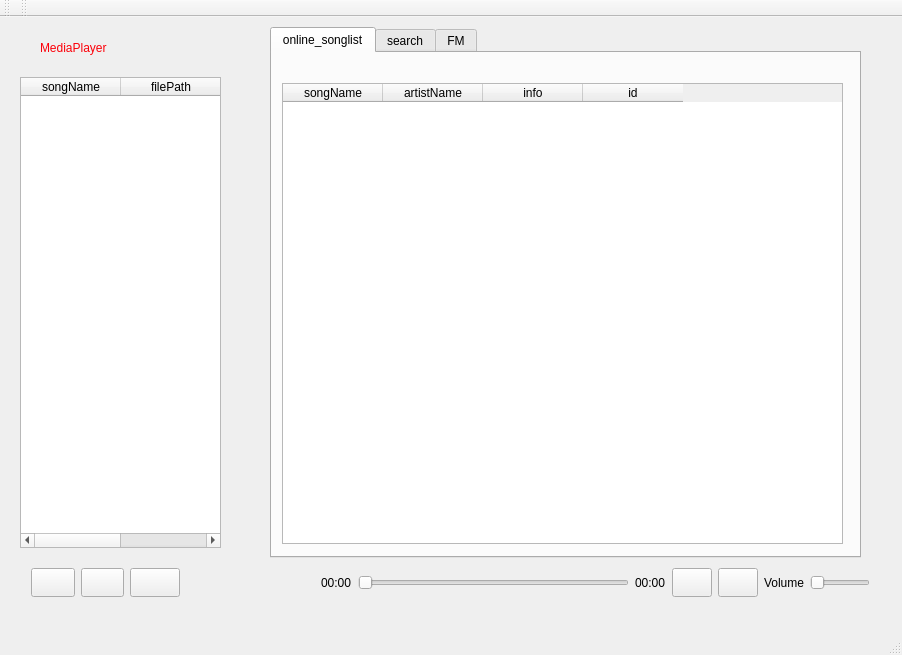
<?xml version="1.0" encoding="UTF-8"?>
<ui version="4.0">
 <class>ourplayer</class>
 <widget class="QMainWindow" name="ourplayer">
  <property name="geometry">
   <rect>
    <x>0</x>
    <y>0</y>
    <width>902</width>
    <height>655</height>
   </rect>
  </property>
  <property name="windowTitle">
   <string>MainWindow</string>
  </property>
  <property name="styleSheet">
   <string notr="true"/>
  </property>
  <widget class="QWidget" name="centralWidget">
   <widget class="QTableWidget" name="tableWidget_local">
    <property name="geometry">
     <rect>
      <x>20</x>
      <y>60</y>
      <width>201</width>
      <height>471</height>
     </rect>
    </property>
    <property name="contextMenuPolicy">
     <enum>Qt::ActionsContextMenu</enum>
    </property>
    <column>
     <property name="text">
      <string>songName</string>
     </property>
    </column>
    <column>
     <property name="text">
      <string>filePath</string>
     </property>
    </column>
   </widget>
   <widget class="QWidget" name="layoutWidget">
    <property name="geometry">
     <rect>
      <x>310</x>
      <y>540</y>
      <width>571</width>
      <height>51</height>
     </rect>
    </property>
    <layout class="QHBoxLayout" name="horizontalLayout" stretch="1,9,1,1,0,1,2">
     <item>
      <widget class="QLabel" name="lblTimeElsp">
       <property name="text">
        <string>00:00</string>
       </property>
      </widget>
     </item>
     <item>
      <widget class="QSlider" name="SeekSlider">
       <property name="orientation">
        <enum>Qt::Horizontal</enum>
       </property>
      </widget>
     </item>
     <item>
      <widget class="QLabel" name="lblTimeRemaining_2">
       <property name="text">
        <string>00:00</string>
       </property>
      </widget>
     </item>
     <item>
      <widget class="QPushButton" name="btn_shuffle">
       <property name="maximumSize">
        <size>
         <width>50</width>
         <height>50</height>
        </size>
       </property>
       <property name="text">
        <string/>
       </property>
       <property name="icon">
        <iconset>
         <normaloff>image/shuffle.png</normaloff>image/shuffle.png</iconset>
       </property>
      </widget>
     </item>
     <item>
      <widget class="QPushButton" name="btn_repeat">
       <property name="maximumSize">
        <size>
         <width>50</width>
         <height>50</height>
        </size>
       </property>
       <property name="text">
        <string/>
       </property>
       <property name="icon">
        <iconset>
         <normaloff>image/repeat.png</normaloff>image/repeat.png</iconset>
       </property>
      </widget>
     </item>
     <item>
      <widget class="QLabel" name="lblTimeRemaining">
       <property name="text">
        <string>Volume</string>
       </property>
      </widget>
     </item>
     <item>
      <widget class="QSlider" name="volumeSlider">
       <property name="orientation">
        <enum>Qt::Horizontal</enum>
       </property>
      </widget>
     </item>
    </layout>
   </widget>
   <widget class="QWidget" name="layoutWidget">
    <property name="geometry">
     <rect>
      <x>20</x>
      <y>540</y>
      <width>171</width>
      <height>51</height>
     </rect>
    </property>
    <layout class="QHBoxLayout" name="horizontalLayout_2">
     <item>
      <widget class="QPushButton" name="btn_pre">
       <property name="sizePolicy">
        <sizepolicy hsizetype="Expanding" vsizetype="Expanding">
         <horstretch>0</horstretch>
         <verstretch>0</verstretch>
        </sizepolicy>
       </property>
       <property name="maximumSize">
        <size>
         <width>50</width>
         <height>50</height>
        </size>
       </property>
       <property name="accessibleDescription">
        <string/>
       </property>
       <property name="styleSheet">
        <string notr="true"/>
       </property>
       <property name="text">
        <string/>
       </property>
       <property name="icon">
        <iconset>
         <normaloff>image/skip-previous-circle.png</normaloff>image/skip-previous-circle.png</iconset>
       </property>
       <property name="iconSize">
        <size>
         <width>25</width>
         <height>25</height>
        </size>
       </property>
      </widget>
     </item>
     <item>
      <widget class="QPushButton" name="btn_play">
       <property name="sizePolicy">
        <sizepolicy hsizetype="Expanding" vsizetype="Expanding">
         <horstretch>0</horstretch>
         <verstretch>0</verstretch>
        </sizepolicy>
       </property>
       <property name="maximumSize">
        <size>
         <width>50</width>
         <height>50</height>
        </size>
       </property>
       <property name="styleSheet">
        <string notr="true"/>
       </property>
       <property name="text">
        <string/>
       </property>
       <property name="icon">
        <iconset>
         <normaloff>image/play.png</normaloff>
         <selectedon>image/暂停.png</selectedon>image/play.png</iconset>
       </property>
       <property name="iconSize">
        <size>
         <width>30</width>
         <height>30</height>
        </size>
       </property>
      </widget>
     </item>
     <item>
      <widget class="QPushButton" name="btn_next">
       <property name="sizePolicy">
        <sizepolicy hsizetype="Maximum" vsizetype="Preferred">
         <horstretch>50</horstretch>
         <verstretch>0</verstretch>
        </sizepolicy>
       </property>
       <property name="maximumSize">
        <size>
         <width>50</width>
         <height>50</height>
        </size>
       </property>
       <property name="focusPolicy">
        <enum>Qt::NoFocus</enum>
       </property>
       <property name="styleSheet">
        <string notr="true"/>
       </property>
       <property name="text">
        <string/>
       </property>
       <property name="icon">
        <iconset>
         <normaloff>image/skip-next-circle.png</normaloff>image/skip-next-circle.png</iconset>
       </property>
       <property name="iconSize">
        <size>
         <width>25</width>
         <height>25</height>
        </size>
       </property>
      </widget>
     </item>
    </layout>
   </widget>
   <widget class="QTabWidget" name="table">
    <property name="geometry">
     <rect>
      <x>270</x>
      <y>10</y>
      <width>591</width>
      <height>531</height>
     </rect>
    </property>
    <property name="currentIndex">
     <number>0</number>
    </property>
    <widget class="QWidget" name="tab_3">
     <attribute name="title">
      <string>online_songlist</string>
     </attribute>
     <widget class="QTableWidget" name="tableWidget_schRes_2">
      <property name="geometry">
       <rect>
        <x>10</x>
        <y>30</y>
        <width>561</width>
        <height>461</height>
       </rect>
      </property>
      <property name="focusPolicy">
       <enum>Qt::TabFocus</enum>
      </property>
      <property name="lineWidth">
       <number>4</number>
      </property>
      <property name="selectionMode">
       <enum>QAbstractItemView::ExtendedSelection</enum>
      </property>
      <property name="showGrid">
       <bool>false</bool>
      </property>
      <property name="gridStyle">
       <enum>Qt::SolidLine</enum>
      </property>
      <column>
       <property name="text">
        <string>songName</string>
       </property>
      </column>
      <column>
       <property name="text">
        <string>artistName</string>
       </property>
      </column>
      <column>
       <property name="text">
        <string>info</string>
       </property>
      </column>
      <column>
       <property name="text">
        <string>id</string>
       </property>
      </column>
     </widget>
    </widget>
    <widget class="QWidget" name="tab">
     <attribute name="title">
      <string>search</string>
     </attribute>
     <widget class="QTableWidget" name="tableWidget_schRes">
      <property name="geometry">
       <rect>
        <x>10</x>
        <y>30</y>
        <width>561</width>
        <height>461</height>
       </rect>
      </property>
      <property name="focusPolicy">
       <enum>Qt::TabFocus</enum>
      </property>
      <property name="lineWidth">
       <number>4</number>
      </property>
      <property name="selectionMode">
       <enum>QAbstractItemView::ExtendedSelection</enum>
      </property>
      <property name="showGrid">
       <bool>false</bool>
      </property>
      <property name="gridStyle">
       <enum>Qt::SolidLine</enum>
      </property>
      <column>
       <property name="text">
        <string>songName</string>
       </property>
      </column>
      <column>
       <property name="text">
        <string>artistName</string>
       </property>
      </column>
      <column>
       <property name="text">
        <string>info</string>
       </property>
      </column>
      <column>
       <property name="text">
        <string>id</string>
       </property>
      </column>
     </widget>
     <widget class="QLineEdit" name="input_key">
      <property name="geometry">
       <rect>
        <x>10</x>
        <y>0</y>
        <width>201</width>
        <height>21</height>
       </rect>
      </property>
      <property name="text">
       <string>搜索</string>
      </property>
     </widget>
    </widget>
    <widget class="QWidget" name="tab_2">
     <attribute name="title">
      <string>FM</string>
     </attribute>
     <widget class="QWidget" name="layoutWidget">
      <property name="geometry">
       <rect>
        <x>0</x>
        <y>40</y>
        <width>591</width>
        <height>441</height>
       </rect>
      </property>
      <layout class="QGridLayout" name="gridLayout">
       <item row="2" column="3">
        <widget class="QPushButton" name="yuzhong_yueyu">
         <property name="sizePolicy">
          <sizepolicy hsizetype="Minimum" vsizetype="Expanding">
           <horstretch>0</horstretch>
           <verstretch>0</verstretch>
          </sizepolicy>
         </property>
         <property name="maximumSize">
          <size>
           <width>120</width>
           <height>120</height>
          </size>
         </property>
         <property name="styleSheet">
          <string notr="true"/>
         </property>
         <property name="text">
          <string>粤语</string>
         </property>
        </widget>
       </item>
       <item row="1" column="2">
        <widget class="QPushButton" name="xinqing_huankuai">
         <property name="sizePolicy">
          <sizepolicy hsizetype="Minimum" vsizetype="Expanding">
           <horstretch>0</horstretch>
           <verstretch>0</verstretch>
          </sizepolicy>
         </property>
         <property name="maximumSize">
          <size>
           <width>120</width>
           <height>120</height>
          </size>
         </property>
         <property name="styleSheet">
          <string notr="true"/>
         </property>
         <property name="text">
          <string>欢快</string>
         </property>
        </widget>
       </item>
       <item row="1" column="3">
        <widget class="QPushButton" name="fengge_xiaoqingxin">
         <property name="sizePolicy">
          <sizepolicy hsizetype="Minimum" vsizetype="Expanding">
           <horstretch>0</horstretch>
           <verstretch>0</verstretch>
          </sizepolicy>
         </property>
         <property name="maximumSize">
          <size>
           <width>120</width>
           <height>120</height>
          </size>
         </property>
         <property name="styleSheet">
          <string notr="true"/>
         </property>
         <property name="text">
          <string>小清新</string>
         </property>
        </widget>
       </item>
       <item row="1" column="0">
        <widget class="QPushButton" name="shiguang_lvxing">
         <property name="sizePolicy">
          <sizepolicy hsizetype="Minimum" vsizetype="Expanding">
           <horstretch>0</horstretch>
           <verstretch>0</verstretch>
          </sizepolicy>
         </property>
         <property name="maximumSize">
          <size>
           <width>120</width>
           <height>120</height>
          </size>
         </property>
         <property name="styleSheet">
          <string notr="true"/>
         </property>
         <property name="text">
          <string>旅行</string>
         </property>
        </widget>
       </item>
       <item row="0" column="3">
        <widget class="QPushButton" name="shiguang_90hou">
         <property name="sizePolicy">
          <sizepolicy hsizetype="Minimum" vsizetype="Expanding">
           <horstretch>0</horstretch>
           <verstretch>0</verstretch>
          </sizepolicy>
         </property>
         <property name="maximumSize">
          <size>
           <width>120</width>
           <height>120</height>
          </size>
         </property>
         <property name="styleSheet">
          <string notr="true"/>
         </property>
         <property name="text">
          <string>90后</string>
         </property>
        </widget>
       </item>
       <item row="0" column="1">
        <widget class="QPushButton" name="tuijian_wangluo">
         <property name="sizePolicy">
          <sizepolicy hsizetype="Minimum" vsizetype="Expanding">
           <horstretch>0</horstretch>
           <verstretch>0</verstretch>
          </sizepolicy>
         </property>
         <property name="maximumSize">
          <size>
           <width>120</width>
           <height>120</height>
          </size>
         </property>
         <property name="styleSheet">
          <string notr="true"/>
         </property>
         <property name="text">
          <string>网络推荐</string>
         </property>
        </widget>
       </item>
       <item row="2" column="0">
        <widget class="QPushButton" name="xinqing_qingge">
         <property name="sizePolicy">
          <sizepolicy hsizetype="Minimum" vsizetype="Expanding">
           <horstretch>0</horstretch>
           <verstretch>0</verstretch>
          </sizepolicy>
         </property>
         <property name="maximumSize">
          <size>
           <width>120</width>
           <height>120</height>
          </size>
         </property>
         <property name="styleSheet">
          <string notr="true"/>
         </property>
         <property name="text">
          <string>情歌</string>
         </property>
        </widget>
       </item>
       <item row="0" column="2">
        <widget class="QPushButton" name="tuijian_suibiantingting">
         <property name="sizePolicy">
          <sizepolicy hsizetype="Minimum" vsizetype="Expanding">
           <horstretch>0</horstretch>
           <verstretch>0</verstretch>
          </sizepolicy>
         </property>
         <property name="maximumSize">
          <size>
           <width>120</width>
           <height>120</height>
          </size>
         </property>
         <property name="styleSheet">
          <string notr="true"/>
         </property>
         <property name="text">
          <string>随便听听</string>
         </property>
        </widget>
       </item>
       <item row="1" column="1">
        <widget class="QPushButton" name="fengge_yaogun">
         <property name="sizePolicy">
          <sizepolicy hsizetype="Minimum" vsizetype="Expanding">
           <horstretch>0</horstretch>
           <verstretch>0</verstretch>
          </sizepolicy>
         </property>
         <property name="maximumSize">
          <size>
           <width>120</width>
           <height>120</height>
          </size>
         </property>
         <property name="styleSheet">
          <string notr="true"/>
         </property>
         <property name="text">
          <string>摇滚</string>
         </property>
        </widget>
       </item>
       <item row="2" column="2">
        <widget class="QPushButton" name="yuzhong_riyu">
         <property name="sizePolicy">
          <sizepolicy hsizetype="Minimum" vsizetype="Expanding">
           <horstretch>0</horstretch>
           <verstretch>0</verstretch>
          </sizepolicy>
         </property>
         <property name="maximumSize">
          <size>
           <width>120</width>
           <height>120</height>
          </size>
         </property>
         <property name="styleSheet">
          <string notr="true"/>
         </property>
         <property name="text">
          <string>日语</string>
         </property>
        </widget>
       </item>
       <item row="2" column="1">
        <widget class="QPushButton" name="yuzhong_huayu">
         <property name="sizePolicy">
          <sizepolicy hsizetype="Minimum" vsizetype="Expanding">
           <horstretch>0</horstretch>
           <verstretch>0</verstretch>
          </sizepolicy>
         </property>
         <property name="maximumSize">
          <size>
           <width>120</width>
           <height>120</height>
          </size>
         </property>
         <property name="styleSheet">
          <string notr="true"/>
         </property>
         <property name="text">
          <string>华语</string>
         </property>
        </widget>
       </item>
       <item row="0" column="0">
        <widget class="QPushButton" name="btn_billboard">
         <property name="sizePolicy">
          <sizepolicy hsizetype="Minimum" vsizetype="Expanding">
           <horstretch>0</horstretch>
           <verstretch>0</verstretch>
          </sizepolicy>
         </property>
         <property name="maximumSize">
          <size>
           <width>120</width>
           <height>120</height>
          </size>
         </property>
         <property name="styleSheet">
          <string notr="true"/>
         </property>
         <property name="text">
          <string>公告牌</string>
         </property>
        </widget>
       </item>
      </layout>
     </widget>
    </widget>
   </widget>
   <widget class="QLabel" name="label_4">
    <property name="geometry">
     <rect>
      <x>40</x>
      <y>10</y>
      <width>131</width>
      <height>41</height>
     </rect>
    </property>
    <property name="styleSheet">
     <string notr="true">font: 24pt &quot;.SF NS Text&quot;;
color: rgb(252, 0, 9);</string>
    </property>
    <property name="text">
     <string>MediaPlayer</string>
    </property>
   </widget>
   <widget class="QLabel" name="picture">
    <property name="geometry">
     <rect>
      <x>231</x>
      <y>544</y>
      <width>41</width>
      <height>41</height>
     </rect>
    </property>
    <property name="text">
     <string/>
    </property>
   </widget>
  </widget>
  <widget class="QMenuBar" name="menuBar">
   <property name="geometry">
    <rect>
     <x>0</x>
     <y>0</y>
     <width>902</width>
     <height>26</height>
    </rect>
   </property>
  </widget>
  <widget class="QToolBar" name="mainToolBar">
   <attribute name="toolBarArea">
    <enum>TopToolBarArea</enum>
   </attribute>
   <attribute name="toolBarBreak">
    <bool>false</bool>
   </attribute>
  </widget>
  <widget class="QStatusBar" name="statusBar"/>
  <widget class="QToolBar" name="toolBar">
   <property name="windowTitle">
    <string>toolBar</string>
   </property>
   <attribute name="toolBarArea">
    <enum>TopToolBarArea</enum>
   </attribute>
   <attribute name="toolBarBreak">
    <bool>false</bool>
   </attribute>
  </widget>
  <action name="actionAdd_files">
   <property name="text">
    <string>Add_files</string>
   </property>
  </action>
  <action name="actionRemove_File">
   <property name="text">
    <string>Remove_File</string>
   </property>
  </action>
  <action name="actionAdd_to_Queue">
   <property name="text">
    <string>Add_to_Queue</string>
   </property>
  </action>
  <action name="actionPlay_Selected">
   <property name="text">
    <string>Play_Selected</string>
   </property>
  </action>
  <action name="actionClear_all">
   <property name="text">
    <string>Clear_all</string>
   </property>
  </action>
  <action name="actiononline_remove_item">
   <property name="text">
    <string>online_remove_item</string>
   </property>
  </action>
  <action name="actionremoveall_online">
   <property name="text">
    <string>removeall_online</string>
   </property>
  </action>
 </widget>
 <layoutdefault spacing="6" margin="11"/>
 <resources/>
 <connections/>
</ui>
